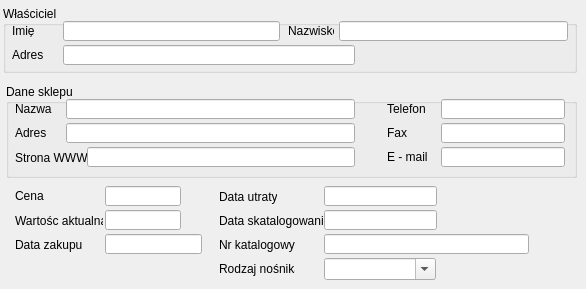
    <widget class="QWidget" name="DOE">
     <attribute name="title">
      <string>Dane o egzemplarzu</string>
     </attribute>
     <widget class="QGroupBox" name="groupBox">
      <property name="geometry">
       <rect>
        <x>3</x>
        <y>6</y>
        <width>574</width>
        <height>67</height>
       </rect>
      </property>
      <property name="title">
       <string>Właściciel</string>
      </property>
      <widget class="QLabel" name="label_8">
       <property name="geometry">
        <rect>
         <x>9</x>
         <y>18</y>
         <width>46</width>
         <height>13</height>
        </rect>
       </property>
       <property name="text">
        <string>Imię</string>
       </property>
      </widget>
      <widget class="QLineEdit" name="lineEdit_DOE_W_Imie">
       <property name="geometry">
        <rect>
         <x>60</x>
         <y>15</y>
         <width>217</width>
         <height>20</height>
        </rect>
       </property>
      </widget>
      <widget class="QLabel" name="label_9">
       <property name="geometry">
        <rect>
         <x>285</x>
         <y>18</y>
         <width>46</width>
         <height>13</height>
        </rect>
       </property>
       <property name="text">
        <string>Nazwisko</string>
       </property>
      </widget>
      <widget class="QLineEdit" name="lineEdit_DOE_W_Nazw">
       <property name="geometry">
        <rect>
         <x>336</x>
         <y>15</y>
         <width>229</width>
         <height>20</height>
        </rect>
       </property>
      </widget>
      <widget class="QLabel" name="label_10">
       <property name="geometry">
        <rect>
         <x>9</x>
         <y>42</y>
         <width>46</width>
         <height>13</height>
        </rect>
       </property>
       <property name="text">
        <string>Adres</string>
       </property>
      </widget>
      <widget class="QLineEdit" name="lineEdit_DOE_W_Adres">
       <property name="geometry">
        <rect>
         <x>60</x>
         <y>39</y>
         <width>292</width>
         <height>20</height>
        </rect>
       </property>
      </widget>
     </widget>
     <widget class="QGroupBox" name="groupBox_2">
      <property name="geometry">
       <rect>
        <x>6</x>
        <y>84</y>
        <width>571</width>
        <height>94</height>
       </rect>
      </property>
      <property name="title">
       <string>Dane sklepu</string>
      </property>
      <widget class="QLabel" name="label_11">
       <property name="geometry">
        <rect>
         <x>9</x>
         <y>18</y>
         <width>46</width>
         <height>13</height>
        </rect>
       </property>
       <property name="text">
        <string>Nazwa</string>
       </property>
      </widget>
      <widget class="QLineEdit" name="lineEdit_DOE_S_Nazwa">
       <property name="geometry">
        <rect>
         <x>60</x>
         <y>15</y>
         <width>289</width>
         <height>20</height>
        </rect>
       </property>
      </widget>
      <widget class="QLabel" name="label_12">
       <property name="geometry">
        <rect>
         <x>381</x>
         <y>18</y>
         <width>46</width>
         <height>13</height>
        </rect>
       </property>
       <property name="text">
        <string>Telefon</string>
       </property>
      </widget>
      <widget class="QLineEdit" name="lineEdit_DOE_S_Tel">
       <property name="geometry">
        <rect>
         <x>435</x>
         <y>15</y>
         <width>124</width>
         <height>20</height>
        </rect>
       </property>
      </widget>
      <widget class="QLabel" name="label_13">
       <property name="geometry">
        <rect>
         <x>9</x>
         <y>42</y>
         <width>46</width>
         <height>13</height>
        </rect>
       </property>
       <property name="text">
        <string>Adres</string>
       </property>
      </widget>
      <widget class="QLineEdit" name="lineEdit_DOE_S_Adres">
       <property name="geometry">
        <rect>
         <x>60</x>
         <y>39</y>
         <width>289</width>
         <height>20</height>
        </rect>
       </property>
      </widget>
      <widget class="QLabel" name="label_14">
       <property name="geometry">
        <rect>
         <x>9</x>
         <y>66</y>
         <width>79</width>
         <height>16</height>
        </rect>
       </property>
       <property name="text">
        <string>Strona WWW</string>
       </property>
      </widget>
      <widget class="QLineEdit" name="lineEdit_DOE_S_WWW">
       <property name="geometry">
        <rect>
         <x>81</x>
         <y>63</y>
         <width>268</width>
         <height>20</height>
        </rect>
       </property>
      </widget>
      <widget class="QLabel" name="label_15">
       <property name="geometry">
        <rect>
         <x>381</x>
         <y>42</y>
         <width>46</width>
         <height>13</height>
        </rect>
       </property>
       <property name="text">
        <string>Fax</string>
       </property>
      </widget>
      <widget class="QLineEdit" name="lineEdit_DOE_S_Fax">
       <property name="geometry">
        <rect>
         <x>435</x>
         <y>39</y>
         <width>124</width>
         <height>20</height>
        </rect>
       </property>
      </widget>
      <widget class="QLabel" name="label_16">
       <property name="geometry">
        <rect>
         <x>381</x>
         <y>66</y>
         <width>46</width>
         <height>13</height>
        </rect>
       </property>
       <property name="text">
        <string>E - mail</string>
       </property>
      </widget>
      <widget class="QLineEdit" name="lineEdit_DOE_S_Email">
       <property name="geometry">
        <rect>
         <x>435</x>
         <y>63</y>
         <width>124</width>
         <height>20</height>
        </rect>
       </property>
      </widget>
     </widget>
     <widget class="QLabel" name="label_17">
      <property name="geometry">
       <rect>
        <x>15</x>
        <y>189</y>
        <width>46</width>
        <height>13</height>
       </rect>
      </property>
      <property name="text">
       <string>Cena</string>
      </property>
     </widget>
     <widget class="QLineEdit" name="lineEdit_DOE_Cena">
      <property name="geometry">
       <rect>
        <x>105</x>
        <y>186</y>
        <width>76</width>
        <height>20</height>
       </rect>
      </property>
     </widget>
     <widget class="QLabel" name="label_18">
      <property name="geometry">
       <rect>
        <x>15</x>
        <y>213</y>
        <width>88</width>
        <height>16</height>
       </rect>
      </property>
      <property name="text">
       <string>Wartośc aktualna</string>
      </property>
     </widget>
     <widget class="QLineEdit" name="lineEdit_DOE_Wakt">
      <property name="geometry">
       <rect>
        <x>105</x>
        <y>210</y>
        <width>76</width>
        <height>20</height>
       </rect>
      </property>
     </widget>
     <widget class="QLabel" name="label_19">
      <property name="geometry">
       <rect>
        <x>15</x>
        <y>237</y>
        <width>73</width>
        <height>16</height>
       </rect>
      </property>
      <property name="text">
       <string>Data zakupu</string>
      </property>
     </widget>
     <widget class="QLineEdit" name="lineEdit_DOE_DataZak">
      <property name="geometry">
       <rect>
        <x>105</x>
        <y>234</y>
        <width>97</width>
        <height>20</height>
       </rect>
      </property>
     </widget>
     <widget class="QLabel" name="label_20">
      <property name="geometry">
       <rect>
        <x>219</x>
        <y>189</y>
        <width>58</width>
        <height>16</height>
       </rect>
      </property>
      <property name="text">
       <string>Data utraty</string>
      </property>
     </widget>
     <widget class="QLineEdit" name="lineEdit_DOE_DataUtr">
      <property name="geometry">
       <rect>
        <x>324</x>
        <y>186</y>
        <width>113</width>
        <height>20</height>
       </rect>
      </property>
     </widget>
     <widget class="QLabel" name="label_21">
      <property name="geometry">
       <rect>
        <x>219</x>
        <y>213</y>
        <width>106</width>
        <height>16</height>
       </rect>
      </property>
      <property name="text">
       <string>Data skatalogowania</string>
      </property>
     </widget>
     <widget class="QLineEdit" name="lineEdit_DOE_DataSkat">
      <property name="geometry">
       <rect>
        <x>324</x>
        <y>210</y>
        <width>113</width>
        <height>20</height>
       </rect>
      </property>
     </widget>
     <widget class="QLabel" name="label_22">
      <property name="geometry">
       <rect>
        <x>219</x>
        <y>237</y>
        <width>79</width>
        <height>16</height>
       </rect>
      </property>
      <property name="text">
       <string>Nr katalogowy</string>
      </property>
     </widget>
     <widget class="QLineEdit" name="lineEdit_DOE_NrKat">
      <property name="geometry">
       <rect>
        <x>324</x>
        <y>234</y>
        <width>205</width>
        <height>20</height>
       </rect>
      </property>
     </widget>
     <widget class="QLabel" name="label_23">
      <property name="geometry">
       <rect>
        <x>219</x>
        <y>261</y>
        <width>76</width>
        <height>16</height>
       </rect>
      </property>
      <property name="text">
       <string>Rodzaj nośnika</string>
      </property>
     </widget>
     <widget class="QFontComboBox" name="fontComboBox_DOE_Nosnik">
      <property name="geometry">
       <rect>
        <x>324</x>
        <y>258</y>
        <width>112</width>
        <height>22</height>
       </rect>
      </property>
      <property name="currentText">
       <string/>
      </property>
     </widget>
    </widget>
